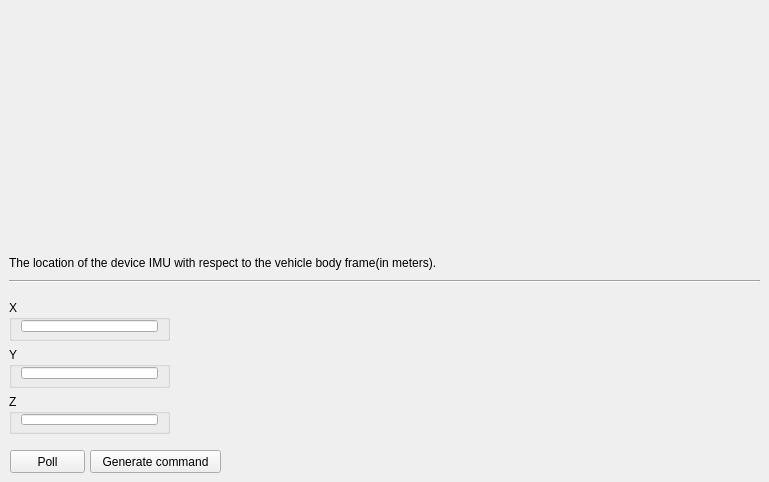
     <widget class="QWidget" name="page_DevLocation">
      <widget class="QLabel" name="label_8">
       <property name="geometry">
        <rect>
         <x>9</x>
         <y>255</y>
         <width>486</width>
         <height>16</height>
        </rect>
       </property>
       <property name="text">
        <string>The location of the device IMU with respect to the vehicle body frame(in meters).</string>
       </property>
      </widget>
      <widget class="QPushButton" name="GC_DeviceLocation">
       <property name="geometry">
        <rect>
         <x>90</x>
         <y>450</y>
         <width>131</width>
         <height>23</height>
        </rect>
       </property>
       <property name="minimumSize">
        <size>
         <width>131</width>
         <height>23</height>
        </size>
       </property>
       <property name="maximumSize">
        <size>
         <width>132</width>
         <height>16777215</height>
        </size>
       </property>
       <property name="text">
        <string>Generate command</string>
       </property>
      </widget>
      <widget class="QLabel" name="label_2">
       <property name="geometry">
        <rect>
         <x>9</x>
         <y>9</y>
         <width>750</width>
         <height>240</height>
        </rect>
       </property>
       <property name="maximumSize">
        <size>
         <width>750</width>
         <height>240</height>
        </size>
       </property>
       <property name="text">
        <string/>
       </property>
       <property name="pixmap">
        <pixmap resource="../terminal.qrc">:/images/CarFrameDefinition.png</pixmap>
       </property>
       <property name="scaledContents">
        <bool>true</bool>
       </property>
      </widget>
      <widget class="Line" name="line_2">
       <property name="geometry">
        <rect>
         <x>9</x>
         <y>273</y>
         <width>751</width>
         <height>16</height>
        </rect>
       </property>
       <property name="orientation">
        <enum>Qt::Horizontal</enum>
       </property>
      </widget>
      <widget class="QPushButton" name="PL_DevLocation">
       <property name="geometry">
        <rect>
         <x>10</x>
         <y>450</y>
         <width>75</width>
         <height>23</height>
        </rect>
       </property>
       <property name="text">
        <string>Poll</string>
       </property>
      </widget>
      <widget class="QWidget" name="layoutWidget">
       <property name="geometry">
        <rect>
         <x>9</x>
         <y>300</y>
         <width>161</width>
         <height>134</height>
        </rect>
       </property>
       <layout class="QVBoxLayout" name="verticalLayout_4">
        <item>
         <widget class="QGroupBox" name="groupBox">
          <property name="title">
           <string>X</string>
          </property>
          <layout class="QVBoxLayout" name="verticalLayout">
           <property name="topMargin">
            <number>0</number>
           </property>
           <property name="bottomMargin">
            <number>6</number>
           </property>
           <item>
            <widget class="QLineEdit" name="lineEdit_DX">
             <property name="minimumSize">
              <size>
               <width>124</width>
               <height>0</height>
              </size>
             </property>
            </widget>
           </item>
          </layout>
         </widget>
        </item>
        <item>
         <widget class="QGroupBox" name="groupBox_2">
          <property name="title">
           <string>Y</string>
          </property>
          <layout class="QVBoxLayout" name="verticalLayout_2">
           <property name="topMargin">
            <number>0</number>
           </property>
           <property name="bottomMargin">
            <number>6</number>
           </property>
           <item>
            <widget class="QLineEdit" name="lineEdit_DY"/>
           </item>
          </layout>
         </widget>
        </item>
        <item>
         <widget class="QGroupBox" name="groupBox_3">
          <property name="title">
           <string>Z</string>
          </property>
          <layout class="QVBoxLayout" name="verticalLayout_3">
           <property name="topMargin">
            <number>0</number>
           </property>
           <property name="bottomMargin">
            <number>6</number>
           </property>
           <item>
            <widget class="QLineEdit" name="lineEdit_DZ"/>
           </item>
          </layout>
         </widget>
        </item>
       </layout>
      </widget>
     </widget>
